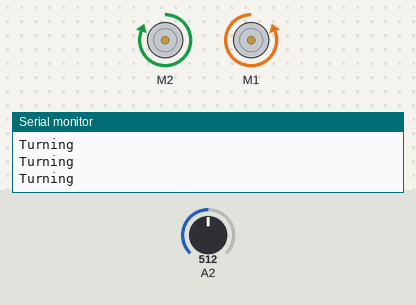
A sketch run on a simulated Arduino Uno, built with avr-gcc and run on an emulated ATmega328P. Parts: 2 × DC motor (green arrow = forward, orange = backward, longer = faster), the last lines printed to the serial monitor. Inputs (shaded band) come from the test bench; at power-on: A2 = 512. Random numbers use the default seed unless the sketch sets one.

Above: at 1.2 s.
1.3 s: A2 set to 311
4.3 s: A2 set to 289
At 6.0 s:
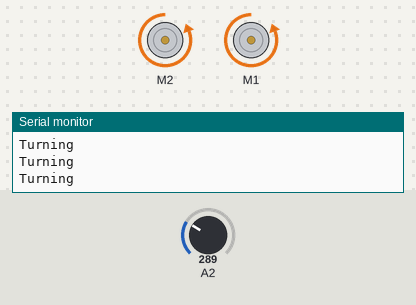
At 7.0 s:
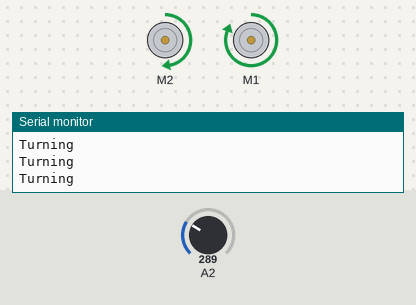
Timing chart, 0 to 16.3 s (numbered marks = the images above; inputs shaded):
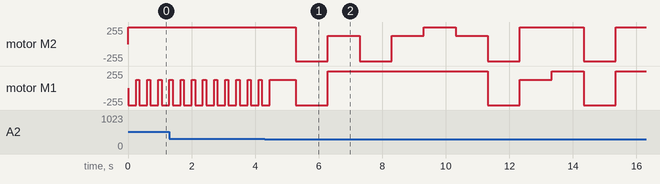

Measured:
- the behaviour switches between 300 and 299 on A2 (found by bisection; images 0 and 1)

The sketch:

DrunkDriver.ino
```cpp
#include <RedBot.h>

RedBotMotor motor;

void setup()
{
  Serial.begin(9600);
}

void loop()
{

  int choice  = random(1,7);
  int motorSpeedRight;
  int motorSpeedLeft;

  if (choice == 1){
    motorSpeedRight = 255;
    motorSpeedLeft = 255;
    }
  else if (choice == 2){
    motorSpeedRight = 255;
    motorSpeedLeft = 128;
  }
  else if (choice == 3){
    motorSpeedRight = 128;
    motorSpeedLeft = 255;
  }
  else if (choice == 4){
    motorSpeedRight = 255;
    motorSpeedLeft = -255;
  }
  else if (choice == 5){
    motorSpeedRight = -255;
    motorSpeedLeft = 255;
  }
  else if (choice == 6){
    motorSpeedRight = -255;
    motorSpeedLeft = -255;
  }
  motor.rightDrive(motorSpeedRight);
  motor.leftDrive(motorSpeedLeft);
  clearAhead(motorSpeedRight, motorSpeedLeft);

}
void clearAhead(int right, int left)
{
  for (int i = 0; i<10; i++){
    int sensorValue = (analogRead(A2));
    if (sensorValue >= 300){
          Serial.println("Turning");
          motor.rightDrive(255);
          motor.leftDrive(-255);
          delay(250);
        }
    motor.rightDrive(right);
    motor.leftDrive(left);
    delay(100);

  }
}
```
